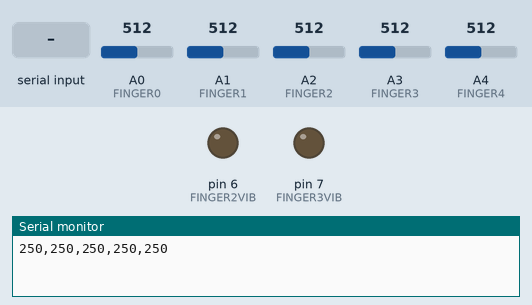
Bench run of a sketch on a simulated Arduino Uno, built with avr-gcc and run on an emulated ATmega328P. On the bench: output pins drawn as LEDs (lit = HIGH), the last lines printed to the serial monitor. The test bench sets the inputs (shaded band); at power-on: A0 (FINGER0) = 512, A1 (FINGER1) = 512, A2 (FINGER2) = 512, A3 (FINGER3) = 512, A4 (FINGER4) = 512.

Above: at 1.2 s.
1.3 s: "90,45\n" received over Serial
At 1.8 s:
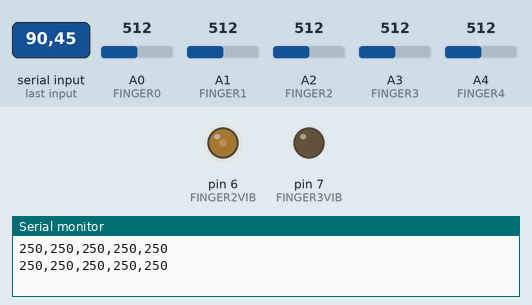
2.8 s: "200\n" received over Serial
At 4.0 s:
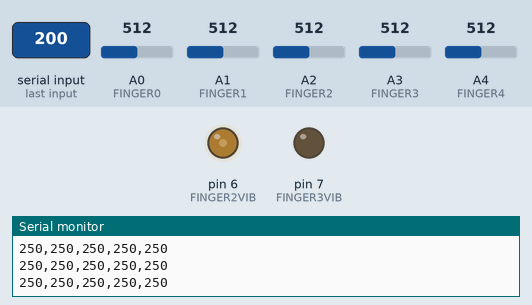
4.3 s: "90\n" received over Serial
At 5.2 s:
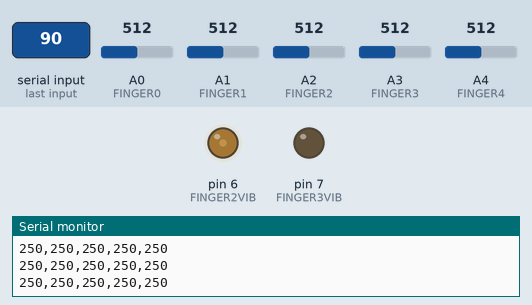
Timing chart, 0 to 7.3 s (numbered marks = the images above; inputs shaded):
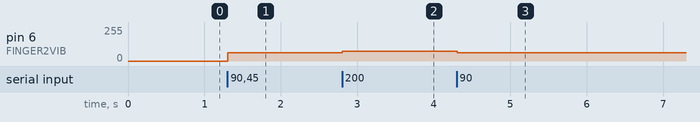

The sketch:

FlexReadingClientAll.ino
```cpp
// This sketch reads the voltage level of a 10k-15k ohm flex resistor
// with a 12.2k voltage divider.
//
//  +5 volts
//   |
//   |
//    \
//   /  Flex resistor
//    \
//   /
//   |
//   |---------------- readingPin A0
//   |
//    \
//   /  12.2k resistor
//    \
//   /
//   |
//   |
//   GND
//
//  readingPin should read 2.74 volts when straight,
//  2.24 volts when flexxed.

// Finger 0 is pinky, Finger 4 is thumb.
#define FINGER0 A0
#define FINGER1 A1
#define FINGER2 A2
#define FINGER3 A3
#define FINGER4 A4
#define resistance 12200

#define VIBRATEMIN 50 // Starts vibrating at around 65
#define VIBRATEMAX 100

#define FINGER2VIB 6
#define FINGER3VIB 7
#define FORCESENSEVOLTMIN 0
#define FORCESENSEVOLTMAX 400

void setup() {
  // put your setup code here, to run once:
  Serial.begin(9600);
  pinMode(FINGER0, INPUT);
  pinMode(FINGER1, INPUT);
  pinMode(FINGER2, INPUT);
  pinMode(FINGER3, INPUT);
  pinMode(FINGER4, INPUT);

  double voltageReading0 = 100.0 * 5.0 * analogRead(FINGER0) / 1023;
  double voltageReading1 = 100.0 * 5.0 * analogRead(FINGER1) / 1023;
  double voltageReading2 = 100.0 * 5.0 * analogRead(FINGER2) / 1023;
  double voltageReading3 = 100.0 * 5.0 * analogRead(FINGER3) / 1023;
  double voltageReading4 = 100.0 * 5.0 * analogRead(FINGER4) / 1023;

  String voltageReadings;
  voltageReadings.concat((int)voltageReading0);
  voltageReadings.concat(',');
  voltageReadings.concat((int)voltageReading1);
  voltageReadings.concat(',');
  voltageReadings.concat((int)voltageReading2);
  voltageReadings.concat(',');
  voltageReadings.concat((int)voltageReading3);
  voltageReadings.concat(',');
  voltageReadings.concat((int)voltageReading4);
  Serial.println(voltageReadings);
}

void loop() {
  // put your main code here, to run repeatedly:
  String commandbuffer;
  if (Serial.available()) {
    commandbuffer = Serial.readStringUntil('\n');
    double voltageReading0 = 100.0 * 5.0 * analogRead(FINGER0) / 1023;
    double voltageReading1 = 100.0 * 5.0 * analogRead(FINGER1) / 1023;
    double voltageReading2 = 100.0 * 5.0 * analogRead(FINGER2) / 1023;
    double voltageReading3 = 100.0 * 5.0 * analogRead(FINGER3) / 1023;
    double voltageReading4 = 100.0 * 5.0 * analogRead(FINGER4) / 1023;

    String voltageReadings;
    voltageReadings.concat((int)voltageReading0);
    voltageReadings.concat(',');
    voltageReadings.concat((int)voltageReading1);
    voltageReadings.concat(',');
    voltageReadings.concat((int)voltageReading2);
    voltageReadings.concat(',');
    voltageReadings.concat((int)voltageReading3);
    voltageReadings.concat(',');
    voltageReadings.concat((int)voltageReading4);

    // Parse the Force sensor input and output to analogWrite
    int commaIndex0 = commandbuffer.indexOf(',');
    String command2 = commandbuffer.substring(0, commaIndex0);
    String command3 = commandbuffer.substring(commaIndex0 + 1);   // To the end of the string
    int value2 = map(command2.toInt(), FORCESENSEVOLTMIN, FORCESENSEVOLTMAX, VIBRATEMIN, VIBRATEMAX);
    int value3 = map(command3.toInt(), FORCESENSEVOLTMIN, FORCESENSEVOLTMAX, VIBRATEMIN, VIBRATEMAX);
    value2 = constrain(value2, VIBRATEMIN, VIBRATEMAX);
    value3 = constrain(value3, VIBRATEMIN, VIBRATEMAX);
    analogWrite(FINGER2VIB, value2);
    analogWrite(FINGER3VIB, value3);
    Serial.println(voltageReadings);
  }
}
```

Measured:
- after the input at 1.3 s, pin 6 (FINGER2VIB): 0/255 → 61/255 at once
- after the input at 2.8 s, pin 6 (FINGER2VIB): 61/255 → 75/255 at once
- after the input at 4.3 s, pin 6 (FINGER2VIB): 75/255 → 61/255 at once
